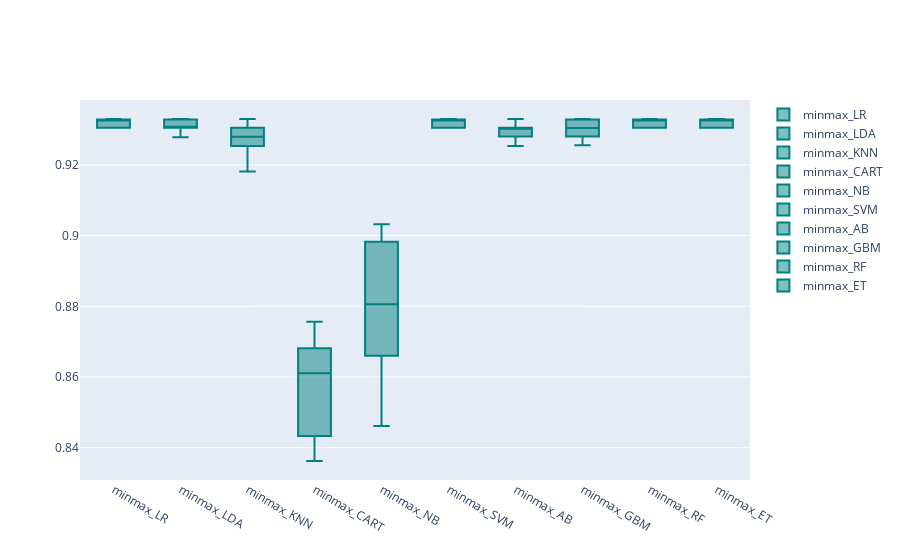

The notebook cell saved with this chart:
### Markdown cell above
### 4.2.1 perform all models by using clean dataset deleting outliers

### Code cell
models = GetScaledModel('minmax')
names,results = BasedLine2(X_train_c, y_train_c,models)
PlotBoxR().PlotResult(names,results)

scaledScoreMinMax_c = ScoreDataFrame(names,results)
compareModels = pd.concat([basedLineScore,
                           scaledScoreStandard,
                          scaledScoreMinMax,
                          scaledScoreMinMax_c], axis=1)
compareModels

### Figure 1 — Plotly figure (JSON) as saved in the notebook; plotly's stock layout.template omitted (floating-point values rounded to 4 significant figures)
{"data": [{"marker": {"color": "rgb(0, 128, 128)"}, "name": "minmax_LR", "y": [0.933, 0.933, 0.9305, 0.9305, 0.9305, 0.9305, 0.9328, 0.9328, 0.9328, 0.9328], "type": "box"}, {"marker": {"color": "rgb(0, 128, 128)"}, "name": "minmax_LDA", "y": [0.933, 0.928, 0.9305, 0.9305, 0.9305, 0.9305, 0.9328, 0.9328, 0.9279, 0.9328], "type": "box"}, {"marker": {"color": "rgb(0, 128, 128)"}, "name": "minmax_KNN", "y": [0.9305, 0.933, 0.9256, 0.9181, 0.9256, 0.9305, 0.9303, 0.9254, 0.9254, 0.9303], "type": "box"}, {"marker": {"color": "rgb(0, 128, 128)"}, "name": "minmax_CART", "y": [0.8635, 0.8635, 0.8412, 0.8586, 0.8362, 0.8462, 0.8682, 0.8731, 0.8433, 0.8756], "type": "box"}, {"marker": {"color": "rgb(0, 128, 128)"}, "name": "minmax_NB", "y": [0.866, 0.9007, 0.8983, 0.9032, 0.8635, 0.8462, 0.893, 0.8781, 0.8831, 0.8731], "type": "box"}, {"marker": {"color": "rgb(0, 128, 128)"}, "name": "minmax_SVM", "y": [0.933, 0.933, 0.9305, 0.9305, 0.9305, 0.9305, 0.9328, 0.9328, 0.9328, 0.9328], "type": "box"}, {"marker": {"color": "rgb(0, 128, 128)"}, "name": "minmax_AB", "y": [0.9305, 0.933, 0.928, 0.9305, 0.928, 0.9256, 0.9303, 0.9328, 0.9254, 0.9303], "type": "box"}, {"marker": {"color": "rgb(0, 128, 128)"}, "name": "minmax_GBM", "y": [0.933, 0.928, 0.933, 0.9305, 0.9256, 0.928, 0.9303, 0.9328, 0.9279, 0.9328], "type": "box"}, {"marker": {"color": "rgb(0, 128, 128)"}, "name": "minmax_RF", "y": [0.933, 0.933, 0.9305, 0.9305, 0.9305, 0.9305, 0.9328, 0.9328, 0.9328, 0.9328], "type": "box"}, {"marker": {"color": "rgb(0, 128, 128)"}, "name": "minmax_ET", "y": [0.933, 0.933, 0.9305, 0.9305, 0.9305, 0.9305, 0.9328, 0.9328, 0.9328, 0.9328], "type": "box"}], "layout": {}}
